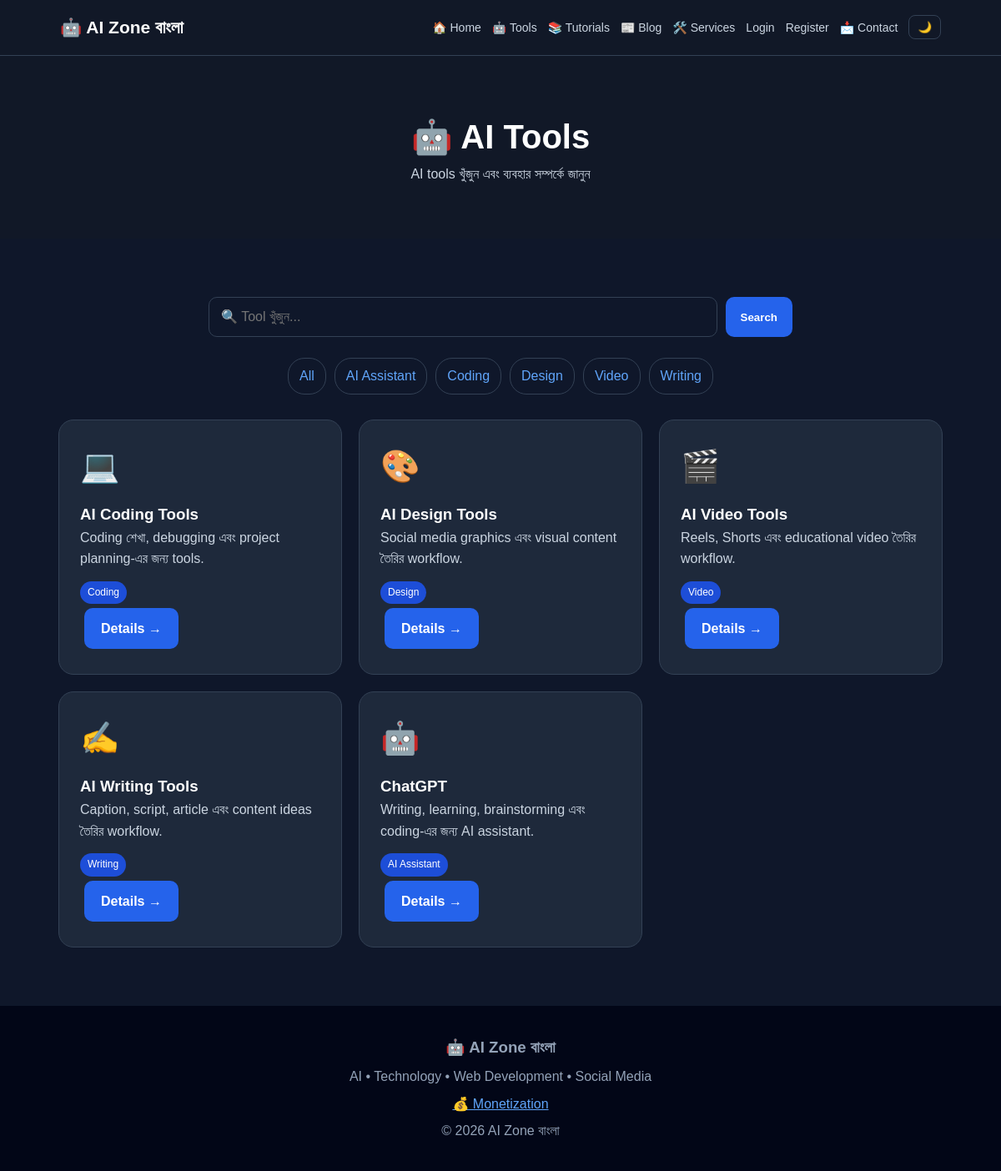
Screenshot of /tools with the database file from the repository.
### tables this page shows
CREATE TABLE tools (
            id INTEGER PRIMARY KEY AUTOINCREMENT,
            name TEXT UNIQUE NOT NULL,
            slug TEXT UNIQUE NOT NULL,
            category TEXT NOT NULL,
            icon TEXT NOT NULL,
            description TEXT NOT NULL,
            affiliate_url TEXT DEFAULT '#',
            clicks INTEGER DEFAULT 0
        );

### app.py (the view)
@app.route("/tools")
def tools():
    track("/tools")
    category = request.args.get("category", "")
    search = request.args.get("q", "")
    con = db()
    if search:
        rows = con.execute("""
            SELECT * FROM tools
            WHERE name LIKE ? OR category LIKE ? OR description LIKE ?
            ORDER BY name
        """, (f"%{search}%", f"%{search}%", f"%{search}%")).fetchall()
    elif category:
        rows = con.execute("""
            SELECT * FROM tools
            WHERE category = ?
            ORDER BY name
        """, (category,)).fetchall()
    else:
        rows = con.execute(
            "SELECT * FROM tools ORDER BY name"
        ).fetchall()
    categories = con.execute(
        "SELECT DISTINCT category FROM tools ORDER BY category"
    ).fetchall()
    con.close()
    return render_template(
        "tools.html",
        tools=rows,
        categories=categories,
        search=search,
        selected_category=category
    )

### app.py (called while the page is built)
def db():
    con = sqlite3.connect(DB)
    con.row_factory = sqlite3.Row
    return con

def track(page):
    con = db()
    con.execute("INSERT INTO visits (page) VALUES (?)", (page,))
    con.commit()
    con.close()

### templates/tools.html (shortened to what this page needs)
{% extends "base.html" %}
{% block content %}
<section class="page-header">
<h1>🤖 AI Tools</h1>
<p>AI tools খুঁজুন এবং ব্যবহার সম্পর্কে জানুন</p>
</section>
<section class="section">
<form class="search-box" method="GET">
<input
type="search"
name="q"
value="{{ search }}"
placeholder="🔍 Tool খুঁজুন...">
<button type="submit">
Search
</button>
</form>
<div class="category-row">
<a href="/tools">All</a>
{% for category in categories %}
<a href="/tools?category={{ category['category'] }}">
{{ category['category'] }}
</a>
{% endfor %}
</div>
<div class="cards">
{% for tool in tools %}
<div class="card">
<div class="icon">
{{ tool['icon'] }}
</div>
<h3>
{{ tool['name'] }}
</h3>
<p>
{{ tool['description'] }}
</p>
<span class="tag">
{{ tool['category'] }}
</span>
<br>
<a class="btn primary"
href="/tool/{{ tool['slug'] }}">
Details →
</a>
</div>
{% else %}
<p>কোনো tool পাওয়া যায়নি।</p>
{% endfor %}
</div>
</section>
{% endblock %}

### templates/base.html (shortened to what this page needs)
<!DOCTYPE html>
<html lang="bn">
<head>
<link rel="stylesheet"
href="{{ url_for('static', filename='style.css') }}">
</head>
<body>
<header class="navbar">
<a class="logo" href="/">
🤖 AI Zone বাংলা
</a>
<nav id="navMenu">
<a href="/">🏠 Home</a>
<a href="/tools">🤖 Tools</a>
<a href="/tutorials">📚 Tutorials</a>
<a href="/blog">📰 Blog</a>
<a href="/services">🛠️ Services</a>
{% if session.get("user_id") %}
<a href="/profile">👤 Profile</a>
<a href="/logout">Logout</a>
{% else %}
<a href="/login">Login</a>
<a href="/register">Register</a>
{% endif %}
<a href="/contact">📩 Contact</a>
<button class="theme-btn"
onclick="toggleTheme()">🌙</button>
</nav>
</header>
<main>
{% block content %}
{% endblock %}
</main>
<footer>
<h3>🤖 AI Zone বাংলা</h3>
<p>
AI • Technology • Web Development • Social Media
</p>
<p>
<a href="/monetization">💰 Monetization</a>
</p>
<p>© 2026 AI Zone বাংলা</p>
</footer>
</body>
</html>

### static/style.css (style rules this page uses)
* { margin: 0; padding: 0; box-sizing: border-box; }
:root { --bg: #0f172a; --card: #1e293b; --nav: #111827; --text: #ffffff; --muted: #cbd5e1; --border: #334155; --primary: #2563eb; --accent: #60a5fa; }
body { font-family: Arial, sans-serif; background: var(--bg); color: var(--text); line-height: 1.6; transition: 0.3s; }
a { color: var(--accent); }
.navbar { display: flex; justify-content: space-between; align-items: center; padding: 16px 6%; background: var(--nav); border-bottom: 1px solid var(--border); position: sticky; top: 0; z-index: 1000; }
.logo { color: var(--text); text-decoration: none; font-size: 21px; font-weight: bold; }
nav { display: flex; align-items: center; gap: 13px; }
nav a { color: var(--muted); text-decoration: none; font-size: 14px; }
.theme-btn { background: transparent; border: 1px solid var(--border); color: var(--text); border-radius: 8px; padding: 6px 10px; cursor: pointer; }
.btn { display: inline-block; padding: 12px 20px; margin: 5px; border-radius: 10px; text-decoration: none; font-weight: bold; }
.primary { background: var(--primary); color: white; }
.section { max-width: 1100px; margin: auto; padding: 70px 20px; }
.cards { display: grid; grid-template-columns: repeat(3, 1fr); gap: 20px; }
.card { background: var(--card); padding: 25px; border-radius: 18px; border: 1px solid var(--border); transition: 0.2s; }
.icon { font-size: 38px; margin-bottom: 12px; }
.card p { color: var(--muted); }
.tag { display: inline-block; margin-top: 14px; padding: 4px 9px; background: #1d4ed8; color: white; border-radius: 20px; font-size: 12px; }
.page-header { text-align: center; padding: 65px 20px; background: var(--nav); }
.page-header h1 { font-size: 40px; }
.page-header p { color: var(--muted); }
.search-box { display: flex; max-width: 700px; margin: 0 auto 25px; gap: 10px; }
input, textarea, select { width: 100%; padding: 14px; border: 1px solid var(--border); border-radius: 10px; background: var(--bg); color: var(--text); font-size: 16px; }
button { padding: 13px 18px; border: none; border-radius: 10px; background: var(--primary); color: white; font-weight: bold; cursor: pointer; }
.category-row { display: flex; flex-wrap: wrap; justify-content: center; gap: 10px; margin-bottom: 30px; }
.category-row a { text-decoration: none; padding: 8px 13px; border: 1px solid var(--border); border-radius: 20px; }
footer { text-align: center; padding: 35px 20px; background: #020617; color: #94a3b8; }
footer p { margin-top: 7px; }

### rows the page displays
tools: icon "💻", name "AI Coding Tools", description "Coding শেখা, debugging এবং project planning-এর জন্য tools.", category "Coding"
tools: icon "🎨", name "AI Design Tools", description "Social media graphics এবং visual content তৈরির workflow.", category "Design"
tools: icon "🎬", name "AI Video Tools", description "Reels, Shorts এবং educational video তৈরির workflow.", category "Video"
tools: icon "✍️", name "AI Writing Tools", description "Caption, script, article এবং content ideas তৈরির workflow.", category "Writing"
tools: icon "🤖", name "ChatGPT", description "Writing, learning, brainstorming এবং coding-এর জন্য AI assistant.", category "AI Assistant"

### other values shown
{{ category['category'] }} "AI Assistant" "Coding" "Design" "Video" "Writing"
